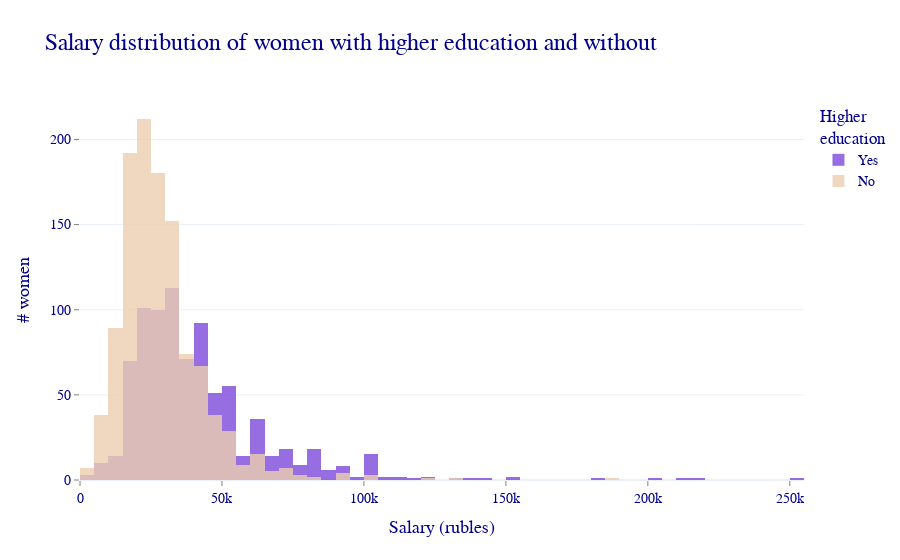

This figure's notebook cell:
### Markdown cell above
#### График 1

### Code cell
# fig = px.histogram(data, x="ЗП", color="образование высшее")
# fig.show();

fig = go.Figure()

fig.add_trace(
    go.Histogram(x=data[data['образование высшее']==True]['ЗП'],
                    name='Yes', marker_color=color1,
                    xbins=dict(size=5 * 10**3),
                    autobinx=False)
)

fig.add_trace(
    go.Histogram(x=data[data['образование высшее']==False]['ЗП'],
                    name='No', marker_color=color2,
                    xbins=dict(size=5 * 10**3),
                    autobinx=False)
)


fig.update_layout(title="Salary distribution of women with higher education and without ",
                    xaxis_title="Salary (rubles)",
                    yaxis_title="# women",
                    template='plotly_white',
                    barmode='overlay',
                    legend=dict(title='Higher<br>education',
                                font=dict(
                                    family="Arial",
                                    color=color_text,
                                    size=14)),
                    title_font_size=24,
                    font=dict(
                        family="Arial",
                        color=color_text),
                    bargap=0, # gap between bars of adjacent location coordinates
                    bargroupgap=0 # gap between bars of the same location coordinates
)

fig.update_traces(hoverinfo="all",
                    hovertemplate="Age: %{x}<br>Salary: %{y}",
                    opacity=.8,
                    )

fig.update_yaxes(#automargin='left+top',
                ticks="outside", 
                tickwidth=1,
                tickcolor='grey', 
                tickfont=dict(family='Arial', color=color_text, size=14),
                title_font=dict(family='Arial', color=color_text, size=18)
)

fig.update_xaxes(#automargin='left+top',
                ticks="outside", 
                tickwidth=1,
                tickcolor='grey', 
                tickfont=dict(family='Arial', color=color_text, size=14),
                title_font=dict(family='Arial', color=color_text, size=18)
)

fig.show();

### Figure 1 — Plotly figure (JSON) as saved in the notebook; plotly's stock layout.template omitted (floating-point values rounded to 4 significant figures; data arrays with more than 128 entries replaced by an {"elided": "..."} marker saying what was removed)
{"data": [{"autobinx": false, "hoverinfo": "all", "hovertemplate": "Age: %{x}<br>Salary: %{y}", "marker": {"color": "#7D4BDA"}, "name": "Yes", "opacity": 0.8, "type": "histogram", "x": {"elided": "837 int values"}, "xbins": {"size": 5000}}, {"autobinx": false, "hoverinfo": "all", "hovertemplate": "Age: %{x}<br>Salary: %{y}", "marker": {"color": "#ECCFB0"}, "name": "No", "opacity": 0.8, "type": "histogram", "x": {"elided": "1129 int values"}, "xbins": {"size": 5000}}], "layout": {"bargap": 0, "bargroupgap": 0, "barmode": "overlay", "font": {"color": "Darkblue", "family": "Arial"}, "legend": {"font": {"color": "Darkblue", "family": "Arial", "size": 14}, "title": {"text": "Higher<br>education"}}, "title": {"font": {"size": 24}, "text": "Salary distribution of women with higher education and without "}, "xaxis": {"tickcolor": "grey", "tickfont": {"color": "Darkblue", "family": "Arial", "size": 14}, "ticks": "outside", "tickwidth": 1, "title": {"font": {"color": "Darkblue", "family": "Arial", "size": 18}, "text": "Salary (rubles)"}}, "yaxis": {"tickcolor": "grey", "tickfont": {"color": "Darkblue", "family": "Arial", "size": 14}, "ticks": "outside", "tickwidth": 1, "title": {"font": {"color": "Darkblue", "family": "Arial", "size": 18}, "text": "# women"}}}}
